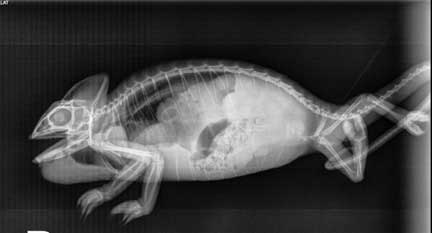
#> input picture lab8/obraz.jpg, 432 x 233 px
$ python zad_lab8.py
#> lines starting #> are read from the running program, lines starting #| are printed output that depends on the picture; long printed decimals are rounded
from PIL import Image, ImageOps, ImageFilter, ImageChops
from PIL import ImageStat as stat
import matplotlib.pyplot as plt


# Zadanie 1:
im = Image.open('obraz.jpg')
#> im is the input picture: PIL image 432x233 RGB; min 0, max 255, mean 67.3
print('Przed przekonwertowaniem:', im.mode)
#| Przed przekonwertowaniem: RGB

im = im.convert('L')
#> im: PIL image 432x233 L
print('Po przekonwertowaniu:', im.mode, end='\n\n')
#| Po przekonwertowaniu: L


# Zadanie 2:
def statystyki(im):
    s = stat.Stat(im)
    print("Min. i max. wartości obrazu:", s.extrema)
    print("Ilość pikseli obrazu:", s.count)
    print("Średni poziom pikseli obrazu:", s.mean)
    print("Mediana poziomu pikseli obrazu:", s.median)
    print("Odchylenie std pikseli obrazu:", s.stddev)


print('Statystyki obrazu:')
statystyki(im)
#| Min. i max. wartości obrazu: [(0, 255)]
#| Ilość pikseli obrazu: [100656]
#| Średni poziom pikseli obrazu: [67.269]
#| Mediana poziomu pikseli obrazu: [33]
#| Odchylenie std pikseli obrazu: [62.258]


# Zadanie 3:
def histogram_norm(obraz):
    histogram = obraz.histogram()
    s = stat.Stat(obraz)
    ilosc = s.count[0]
    histogram_znormalizowany = [wartosc / ilosc for wartosc in histogram]
    return histogram_znormalizowany


plt.plot(im.histogram())
plt.grid()
plt.tight_layout()
plt.savefig('histogram_obrazu.png')
#> figure, not shown here; curve peaks at x = 16, y = 3817
plt.show()


histogram_znormalizowany = histogram_norm(im)
#> in histogram_norm, `histogram = obraz.histogram()`: histogram = 256 values, max 3817 at index 16, min 0 at index 242, mean 393.2
#> in histogram_norm, `ilosc = s.count[0]`: ilosc = 100656
#> in histogram_norm, `histogram_znormalizowany = [wartosc / ilosc for wartosc in histogram]`: histogram_znormalizowany = 256 values, max 0.0379 at index 16, min 0 at index 242, mean 0.00391
plt.plot(histogram_znormalizowany)

lista_procentow_string = []
lista_procentow = []
for i in range(1, len(plt.yticks()[0])):
    lista_procentow.append(round(plt.yticks()[0][i], 3))
    lista_procentow_string.append(f'{round(plt.yticks()[0][i], 3) * 1000}%')

plt.yticks(lista_procentow, lista_procentow_string)
plt.grid()
plt.tight_layout()
plt.savefig('histogram_znormalizowany.png')
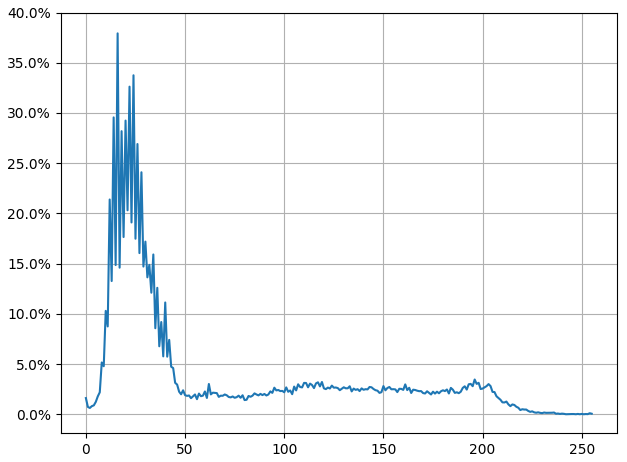
#> figure drawn by matplotlib, 1 panel; curve peaks at x = 16, y = 0.0379
plt.show()


# Zadanie 4:
def histogram_cumul(obraz):
    histogram_zmormalizowany = histogram_norm(obraz)
    histogram_skumulowany = [histogram_zmormalizowany[0]]
    for i in range(1, len(histogram_zmormalizowany)):
        histogram_skumulowany.append(histogram_skumulowany[i - 1] + histogram_zmormalizowany[i])

    return histogram_skumulowany


lista_procentow_string = []
lista_procentow = []
for i in range(0, 11, 2):
    lista_procentow.append(i / 10)
    lista_procentow_string.append(f'{i * 10}%')

histogram_skumulowany = histogram_cumul(im)
#> in histogram_cumul, `histogram_zmormalizowany = histogram_norm(obraz)`: histogram_zmormalizowany has the same summary as histogram_znormalizowany in histogram_norm
#> in histogram_cumul, `histogram_skumulowany = [histogram_zmormalizowany[0]]`: histogram_skumulowany = [0.00161]
#> after the loop in histogram_cumul, `for i in range(1, len(histogram_zmormalizowany)):`: histogram_skumulowany = 256 values from 0.00161 to 1
#> histogram_skumulowany = 256 values from 0.00161 to 1

plt.plot(histogram_skumulowany)
plt.yticks(ticks=lista_procentow, labels=lista_procentow_string)
plt.tight_layout()
plt.grid()
plt.savefig('histogram_skumulowany.png')
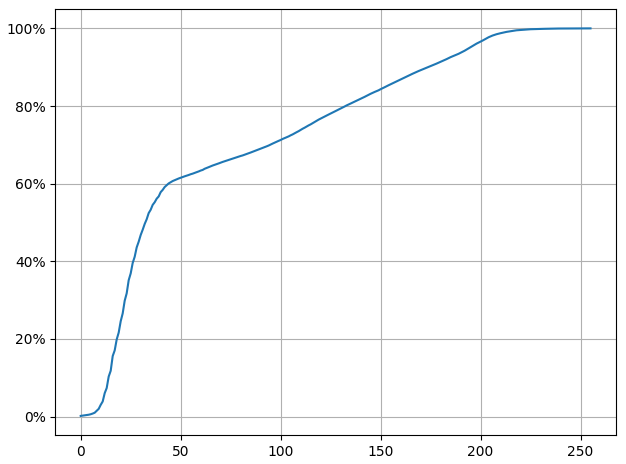
#> figure drawn by matplotlib, 1 panel; curve peaks at x = 255, y = 1
plt.show()


# Zadanie 5:
def histogram_equalization(obraz):
    histogram_skumulowany = histogram_cumul(obraz)
    obraz_wyrownany = im.point(lambda p: int(255 * histogram_skumulowany[p]))
    return obraz_wyrownany


histogram_equalization(im).save('equalized.png')
#> in histogram_equalization, `obraz_wyrownany = im.point(lambda p: int(255 * histogram_skumulowany[p..`:
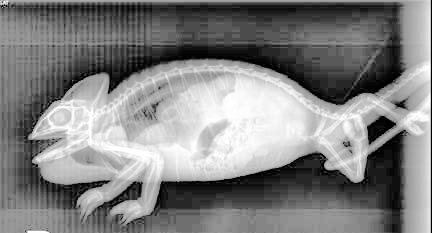
#> obraz_wyrownany: PIL image 432x233 L; min 0, max 255, mean 128.7
plt.plot(histogram_equalization(im).histogram())
plt.plot(im.histogram())
plt.legend(['Histogram wyrównany', 'Histogram niewyrównany'])
plt.tight_layout()
plt.savefig('histogram_wyrownany_i_niewyrownany.png')
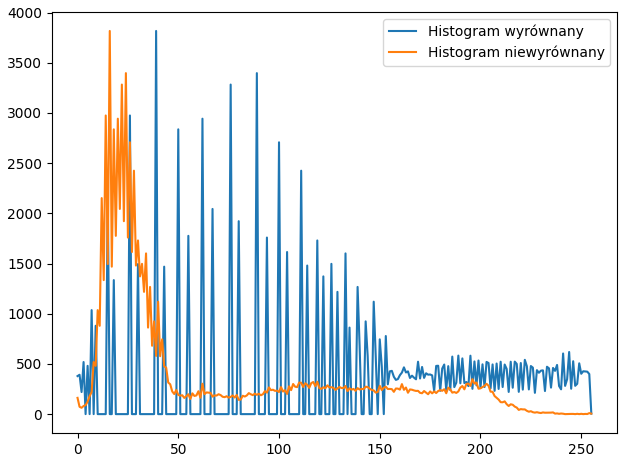
#> figure drawn by matplotlib, 1 panel; curve peaks at x = 39, y = 3817; curve peaks at x = 16, y = 3817
plt.show()

plt.figure()
plt.subplot(1, 2, 1)
plt.title('obraz.jpg')
plt.imshow(im, 'gray')
plt.axis('off')

plt.subplot(1, 2, 2)
plt.title('Ten sam obraz\nz wyrównanym histogramem')
plt.imshow(histogram_equalization(im), 'gray')

plt.axis('off')
plt.tight_layout()
plt.savefig('obraz_i_histogram_wyrownany.png')
plt.show()


# Zadanie 6:
ImageOps.equalize(im).save('equalized1.png')


# ppkt 6.1
plt.figure()
plt.subplot(1, 2, 1)
plt.title('equalized.png')
plt.imshow(histogram_equalization(im), 'gray')
plt.axis('off')

plt.subplot(1, 2, 2)
plt.title('equalized1.png')
plt.imshow(ImageOps.equalize(im), 'gray')

plt.axis('off')
plt.tight_layout()
plt.savefig('porownanie_obrazow_histogramow.png')
plt.show()

ImageChops.difference(histogram_equalization(im), ImageOps.equalize(im)).save('roznica_w_obrazach.png')
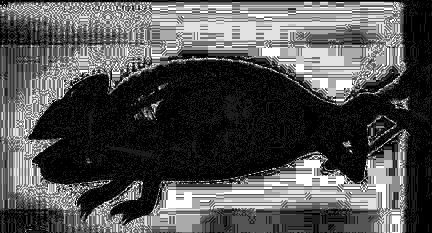
#> saved as roznica_w_obrazach.png: PIL image 432x233 L; min 0, max 9, mean 2.88; drawn with min black and max white


# ppkt 6.2
plt.figure()
plt.subplot(1, 2, 1)
plt.title('Własna funkcja\nwyrównująca histogram')
plt.plot(histogram_equalization(im).histogram())
plt.grid()

plt.subplot(1, 2, 2)
plt.title('ImageOps.equalize(im)')
plt.plot(ImageOps.equalize(im).histogram())
plt.grid()

plt.tight_layout()
plt.savefig('porownanie_histogramow.png')
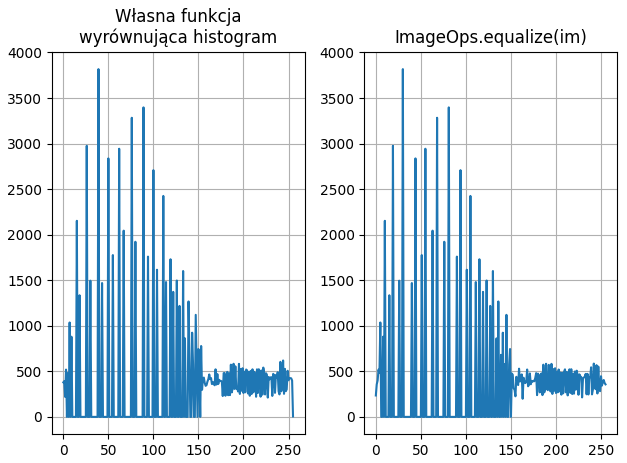
#> figure drawn by matplotlib, 2 panels; panel 1: curve peaks at x = 39, y = 3817; panel 2: curve peaks at x = 30, y = 3817
plt.show()


# ppkt 6.3
print('\nStatystyki histogram_equalization(im):')
statystyki(histogram_equalization(im))
#| Min. i max. wartości obrazu: [(0, 255)]
#| Ilość pikseli obrazu: [100656]
#| Średni poziom pikseli obrazu: [128.696]
#| Mediana poziomu pikseli obrazu: [129]
#| Odchylenie std pikseli obrazu: [72.511]

print('\nStatystyki ImageOps.equalize(im):')
statystyki(ImageOps.equalize(im))
#| Min. i max. wartości obrazu: [(0, 255)]
#| Ilość pikseli obrazu: [100656]
#| Średni poziom pikseli obrazu: [126.032]
#| Mediana poziomu pikseli obrazu: [127]
#| Odchylenie std pikseli obrazu: [74.832]


# Zadanie 7:
DETAIL = im.filter(ImageFilter.DETAIL)
SHARPEN = im.filter(ImageFilter.SHARPEN)
CONTOUR = im.filter(ImageFilter.CONTOUR)
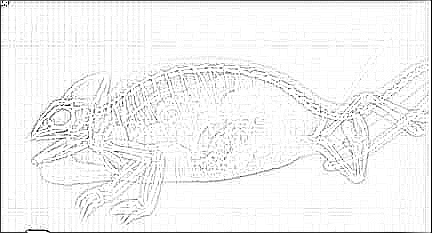
#> CONTOUR: PIL image 432x233 L; min 0, max 255, mean 242.7

plt.figure()

plt.subplot(2, 2, 1)
plt.imshow(DETAIL, 'gray')
plt.title("DETAIL filter")
plt.axis('off')

plt.subplot(2, 2, 2)
plt.imshow(SHARPEN, 'gray')
plt.title("SHARPEN filter")
plt.axis('off')

plt.subplot(2, 2, 3)
plt.imshow(CONTOUR, 'gray')
plt.title("CONTOUR filter")
plt.axis('off')

plt.subplot(2, 2, 4)
plt.imshow(ImageOps.equalize(im), 'gray')
plt.title("equalized1.png")
plt.axis('off')

plt.tight_layout()
plt.savefig('filtry.png')
plt.show()
